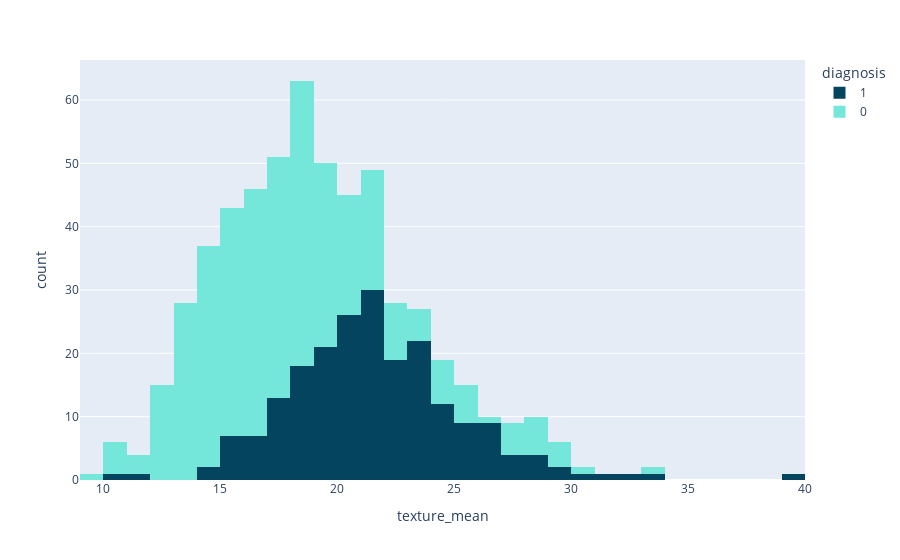

The cell this chart's notebook holds for it:
### Code cell
px.histogram(data_frame=df,x='texture_mean',color='diagnosis',color_discrete_sequence=['#05445E','#75E6DA'])

### Figure 1 — Plotly figure (JSON) as saved in the notebook; plotly's stock layout.template omitted (floating-point values rounded to 4 significant figures; data arrays with more than 128 entries replaced by an {"elided": "..."} marker saying what was removed)
{"data": [{"alignmentgroup": "True", "bingroup": "x", "hovertemplate": "diagnosis=1<br>texture_mean=%{x}<br>count=%{y}<extra></extra>", "legendgroup": "1", "marker": {"color": "#05445E", "pattern": {"shape": ""}}, "name": "1", "offsetgroup": "1", "orientation": "v", "showlegend": true, "type": "histogram", "x": {"elided": "212 float values"}, "xaxis": "x", "yaxis": "y"}, {"alignmentgroup": "True", "bingroup": "x", "hovertemplate": "diagnosis=0<br>texture_mean=%{x}<br>count=%{y}<extra></extra>", "legendgroup": "0", "marker": {"color": "#75E6DA", "pattern": {"shape": ""}}, "name": "0", "offsetgroup": "0", "orientation": "v", "showlegend": true, "type": "histogram", "x": {"elided": "357 float values"}, "xaxis": "x", "yaxis": "y"}], "layout": {"barmode": "relative", "legend": {"title": {"text": "diagnosis"}, "tracegroupgap": 0}, "margin": {"t": 60}, "xaxis": {"anchor": "y", "domain": [0, 1], "title": {"text": "texture_mean"}}, "yaxis": {"anchor": "x", "domain": [0, 1], "title": {"text": "count"}}}}
